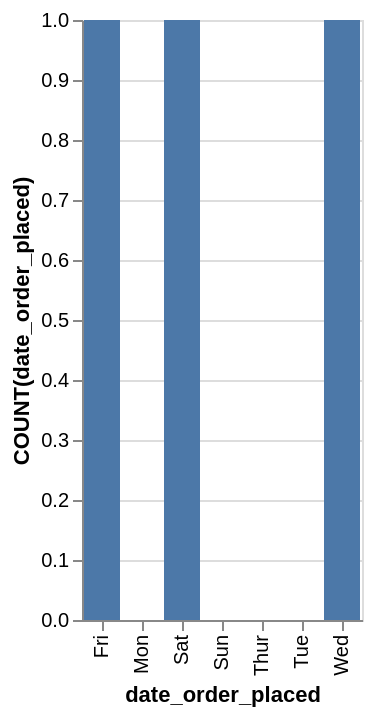

Vega-Lite specification stored for this chart:
### Vega-Lite specification from a JSON file in a GitHub repository (floating-point values rounded to 4 significant figures)
{"data": {"values": [{"x_data": "Mon", "y_data": 0}, {"x_data": "Tue", "y_data": 0}, {"x_data": "Wed", "y_data": 1}, {"x_data": "Thur", "y_data": 0}, {"x_data": "Fri", "y_data": 1}, {"x_data": "Sat", "y_data": 1}, {"x_data": "Sun", "y_data": 0}]}, "mark": "bar", "encoding": {"x": {"field": "x_data", "type": "nominal", "title": "date_order_placed", "sort": "ascending"}, "y": {"field": "y_data", "type": "quantitative", "title": "COUNT(date_order_placed)"}}}
